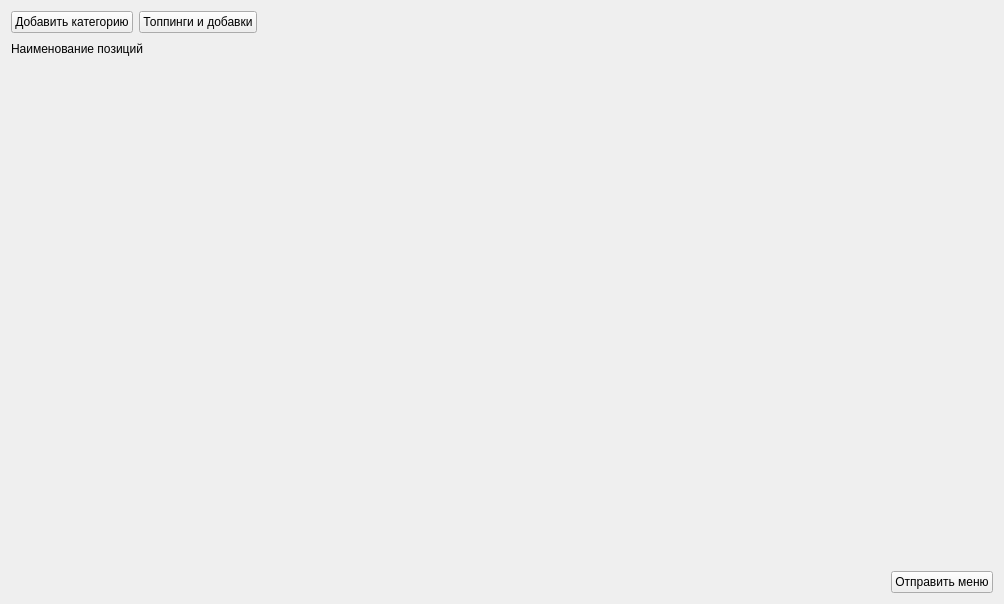
<?xml version="1.0" encoding="UTF-8"?>
<ui version="4.0">
 <class>MainWindow</class>
 <widget class="QMainWindow" name="MainWindow">
  <property name="geometry">
   <rect>
    <x>0</x>
    <y>0</y>
    <width>1004</width>
    <height>604</height>
   </rect>
  </property>
  <property name="windowTitle">
   <string>MainWindow</string>
  </property>
  <widget class="QWidget" name="centralWidget">
   <layout class="QVBoxLayout" name="verticalLayout">
    <item>
     <layout class="QHBoxLayout" name="horizontalLayout">
      <item>
       <widget class="QPushButton" name="addCategoryButton">
        <property name="text">
         <string>Добавить категорию</string>
        </property>
       </widget>
      </item>
      <item>
       <widget class="QPushButton" name="addToppingButton">
        <property name="text">
         <string>Топпинги и добавки</string>
        </property>
       </widget>
      </item>
      <item>
       <spacer name="horizontalSpacer">
        <property name="orientation">
         <enum>Qt::Horizontal</enum>
        </property>
        <property name="sizeHint" stdset="0">
         <size>
          <width>40</width>
          <height>20</height>
         </size>
        </property>
       </spacer>
      </item>
     </layout>
    </item>
    <item>
     <layout class="QHBoxLayout" name="horizontalLayout_3">
      <property name="sizeConstraint">
       <enum>QLayout::SetMinimumSize</enum>
      </property>
      <item>
       <widget class="QLabel" name="label">
        <property name="sizePolicy">
         <sizepolicy hsizetype="Preferred" vsizetype="Minimum">
          <horstretch>0</horstretch>
          <verstretch>0</verstretch>
         </sizepolicy>
        </property>
        <property name="maximumSize">
         <size>
          <width>200</width>
          <height>20</height>
         </size>
        </property>
        <property name="text">
         <string>Наименование позиций</string>
        </property>
       </widget>
      </item>
      <item>
       <spacer name="horizontalSpacer_2">
        <property name="orientation">
         <enum>Qt::Horizontal</enum>
        </property>
        <property name="sizeHint" stdset="0">
         <size>
          <width>40</width>
          <height>20</height>
         </size>
        </property>
       </spacer>
      </item>
     </layout>
    </item>
    <item>
     <layout class="QHBoxLayout" name="horizontalLayout_2">
      <property name="spacing">
       <number>0</number>
      </property>
      <item>
       <layout class="QVBoxLayout" name="categoryLayout">
        <property name="spacing">
         <number>2</number>
        </property>
       </layout>
      </item>
      <item>
       <layout class="QVBoxLayout" name="positionLayout"/>
      </item>
     </layout>
    </item>
    <item>
     <spacer name="verticalSpacer">
      <property name="orientation">
       <enum>Qt::Vertical</enum>
      </property>
      <property name="sizeHint" stdset="0">
       <size>
        <width>20</width>
        <height>40</height>
       </size>
      </property>
     </spacer>
    </item>
    <item>
     <layout class="QHBoxLayout" name="horizontalLayout_4">
      <property name="leftMargin">
       <number>0</number>
      </property>
      <property name="topMargin">
       <number>10</number>
      </property>
      <property name="rightMargin">
       <number>0</number>
      </property>
      <property name="bottomMargin">
       <number>0</number>
      </property>
      <item>
       <spacer name="horizontalSpacer_3">
        <property name="orientation">
         <enum>Qt::Horizontal</enum>
        </property>
        <property name="sizeHint" stdset="0">
         <size>
          <width>40</width>
          <height>20</height>
         </size>
        </property>
       </spacer>
      </item>
      <item>
       <widget class="QPushButton" name="sendMenuToServerButton">
        <property name="text">
         <string>Отправить меню</string>
        </property>
       </widget>
      </item>
     </layout>
    </item>
   </layout>
  </widget>
 </widget>
 <layoutdefault spacing="6" margin="11"/>
 <resources/>
 <connections/>
</ui>
